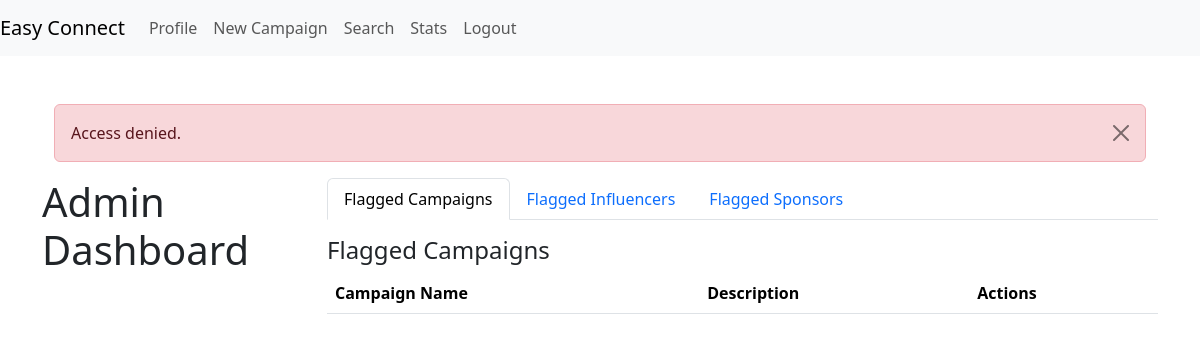
The page /admin/dashboard (signed in) on the database as committed earlier.
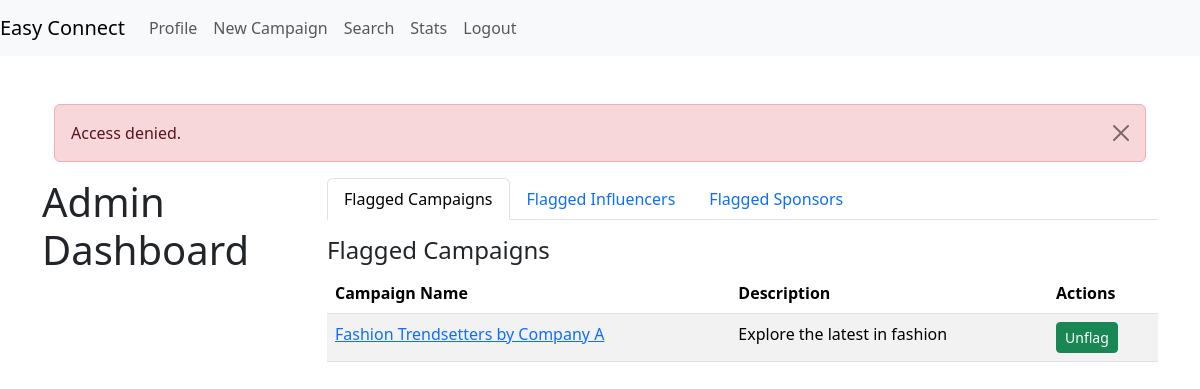
The same page on the database as committed later.
### models.py (models this page shows)
class Campaign(db.Model):
    __tablename__ = 'campaign'
    campaign_id = db.Column(db.Integer, primary_key=True, autoincrement=True)
    sponsor_id = db.Column(db.Integer, db.ForeignKey('sponsors.sponsor_id'), nullable=False)
    name = db.Column(db.String(32),unique=True, nullable=False)
    description = db.Column(db.String(128))
    start_date = db.Column(db.Date)
    end_date = db.Column(db.Date)
    budget = db.Column(db.Float(10, 2), nullable=False)
    visibility = db.Column(Enum('private', 'public', name='visibility_types'), default='public', nullable=False)
    goals = db.Column(db.String(128))
    niche = db.Column(db.String(32),nullable=False)
    campaign_status = db.Column(Enum('ongoing', 'flagged', 'deleted', 'completed' ,name='campaign_status_types'), default='ongoing', nullable=False)
    sponsor = db.relationship('Sponsor', backref=db.backref('campaigns', lazy=True))

### routes.py (the view)
@app.route('/admin/dashboard')
@auth_rep
@role_required(1)
def admin_dashboard():
    flagged_campaigns = Campaign.query.filter_by(campaign_status='flagged').all()
    flagged_influencers = User.query.filter_by(is_flagged=True, role_id=3).all()
    flagged_sponsors = User.query.filter_by(is_flagged=True, role_id=2).all()
    return render_template('admin_dashboard.html',
                           flagged_campaigns=flagged_campaigns,
                           flagged_influencers=flagged_influencers,
                           flagged_sponsors=flagged_sponsors)

### routes.py (called while the page is built)
def auth_rep(func):
    @wraps(func)
    def inner(*args,**kwargs):
        if 'user_id' in session:
            user = User.query.get(session['user_id'])
            if user.is_flagged:
                flash('Your account is flagged and cannot perform this action.', 'error')
                return redirect(url_for('login'))
            return func(*args,**kwargs)
        else:
            flash('You are not logged in,Please login to proceed','error')
            return redirect(url_for('login'))
    return inner

def role_required(role_id):
    def decorator(f):
        @wraps(f)
        def decorated_function(*args, **kwargs):
            if session.get('role_id') != role_id:
                flash('Access denied.', 'danger')
                redirect(request.referrer or url_for('login'))
            return f(*args, **kwargs)
        return decorated_function
    return decorator

### templates/admin_dashboard.html (shortened to what this page needs)
{% extends 'layout.html' %}
{% block content %}
<div class="row">
    <div class="col-md-3 admin-details">
        <h1>Admin Dashboard</h1>
    </div>
    <div class="col-md-9">
        <ul class="nav nav-tabs" id="adminTab" role="tablist">
            <li class="nav-item" role="presentation">
                <a class="nav-link active" id="flagged-campaigns-tab" data-bs-toggle="tab" href="#flaggedCampaigns" role="tab" aria-controls="flaggedCampaigns" aria-selected="true">Flagged Campaigns</a>
            </li>
            <li class="nav-item" role="presentation">
                <a class="nav-link" id="flagged-influencers-tab" data-bs-toggle="tab" href="#flaggedInfluencers" role="tab" aria-controls="flaggedInfluencers" aria-selected="false">Flagged Influencers</a>
            </li>
            <li class="nav-item" role="presentation">
                <a class="nav-link" id="flagged-sponsors-tab" data-bs-toggle="tab" href="#flaggedSponsors" role="tab" aria-controls="flaggedSponsors" aria-selected="false">Flagged Sponsors</a>
            </li>
        </ul>
        <div class="tab-content mt-3" id="adminTabContent">
            <div class="tab-pane fade show active" id="flaggedCampaigns" role="tabpanel" aria-labelledby="flagged-campaigns-tab">
                <h4>Flagged Campaigns</h4>
                <table class="table table-striped">
                    <thead>
                        <tr>
                            <th>Campaign Name</th>
                            <th>Description</th>
                            <th>Actions</th>
                        </tr>
                    </thead>
                    <tbody>
                        {% for campaign in flagged_campaigns %}
                        <tr>
                            <td><a href="{{ url_for('campaign_details', campaign_id=campaign.campaign_id) }}">{{ campaign.name }}</a></td>
                            <td>{{ campaign.description }}</td>
                            <td>
                                <form action="{{ url_for('unflag_campaign', campaign_id=campaign.campaign_id) }}" method="POST" style="display:inline;">
                                    <button type="submit" class="btn btn-success btn-sm">Unflag</button>
                                </form>
                            </td>
                        </tr>
                        {% endfor %}
                    </tbody>
                </table>
            </div>
        </div>
    </div>
</div>
{% endblock %}

Rows that differ between the two databases and show on the page:
now on this page (row edited): Campaign: name "Fashion Trendsetters by Company A", description "Explore the latest in fashion"
